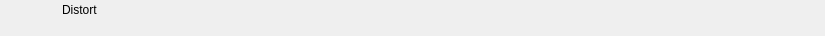
<?xml version="1.0" encoding="UTF-8"?>
<ui version="4.0">
 <class>RundownPerspectiveWidget</class>
 <widget class="QWidget" name="RundownPerspectiveWidget">
  <property name="geometry">
   <rect>
    <x>0</x>
    <y>0</y>
    <width>825</width>
    <height>36</height>
   </rect>
  </property>
  <layout class="QHBoxLayout" name="horizontalLayout">
   <property name="spacing">
    <number>0</number>
   </property>
   <property name="margin">
    <number>0</number>
   </property>
   <item>
    <widget class="QFrame" name="frameItem">
     <property name="sizePolicy">
      <sizepolicy hsizetype="Preferred" vsizetype="Fixed">
       <horstretch>0</horstretch>
       <verstretch>0</verstretch>
      </sizepolicy>
     </property>
     <property name="minimumSize">
      <size>
       <width>0</width>
       <height>36</height>
      </size>
     </property>
     <widget class="QLabel" name="labelIcon">
      <property name="geometry">
       <rect>
        <x>22</x>
        <y>2</y>
        <width>32</width>
        <height>32</height>
       </rect>
      </property>
      <property name="text">
       <string/>
      </property>
      <property name="pixmap">
       <pixmap resource="../Widgets.qrc">:/Graphics/Images/Perspective.png</pixmap>
      </property>
      <property name="scaledContents">
       <bool>true</bool>
      </property>
     </widget>
     <widget class="QLabel" name="labelChannel">
      <property name="geometry">
       <rect>
        <x>0</x>
        <y>0</y>
        <width>0</width>
        <height>0</height>
       </rect>
      </property>
      <property name="text">
       <string></string>
      </property>
     </widget>
     <widget class="QLabel" name="labelLabel">
      <property name="geometry">
       <rect>
        <x>62</x>
        <y>2</y>
        <width>5000</width>
        <height>16</height>
       </rect>
      </property>
      <property name="text">
       <string>Distort</string>
      </property>
     </widget>
     <widget class="QLabel" name="labelVideolayer">
      <property name="geometry">
       <rect>
        <x>140</x>
        <y>19</y>
        <width>40</width>
        <height>16</height>
       </rect>
      </property>
      <property name="text">
       <string></string>
      </property>
     </widget>
     <widget class="QLabel" name="labelColor">
      <property name="geometry">
       <rect>
        <x>0</x>
        <y>0</y>
        <width>18</width>
        <height>36</height>
       </rect>
      </property>
      <property name="text">
       <string/>
      </property>
     </widget>
     <widget class="QLabel" name="labelGroupColor">
      <property name="geometry">
       <rect>
        <x>0</x>
        <y>0</y>
        <width>6</width>
        <height>36</height>
       </rect>
      </property>
      <property name="text">
       <string/>
      </property>
     </widget>
     <widget class="QLabel" name="labelDevice">
      <property name="geometry">
       <rect>
        <x>62</x>
        <y>19</y>
        <width>75</width>
        <height>16</height>
       </rect>
      </property>
      <property name="text">
       <string></string>
      </property>
     </widget>
     <widget class="QLabel" name="labelDelay">
      <property name="geometry">
       <rect>
        <x>185</x>
        <y>19</y>
        <width>55</width>
        <height>16</height>
       </rect>
      </property>
      <property name="text">
       <string></string>
      </property>
     </widget>
     <widget class="QLabel" name="labelRemoteTriggerId">
      <property name="geometry">
       <rect>
        <x>245</x>
        <y>19</y>
        <width>70</width>
        <height>16</height>
       </rect>
      </property>
      <property name="text">
       <string></string>
      </property>
     </widget>
    </widget>
   </item>
   <item>
    <widget class="QFrame" name="frameStatus">
     <property name="minimumSize">
      <size>
       <width>77</width>
       <height>0</height>
      </size>
     </property>
     <property name="maximumSize">
      <size>
       <width>77</width>
       <height>16777215</height>
      </size>
     </property>
     <widget class="QLabel" name="labelGpiConnected">
      <property name="geometry">
       <rect>
        <x>1</x>
        <y>2</y>
        <width>32</width>
        <height>32</height>
       </rect>
      </property>
      <property name="minimumSize">
       <size>
        <width>32</width>
        <height>32</height>
       </size>
      </property>
      <property name="maximumSize">
       <size>
        <width>32</width>
        <height>32</height>
       </size>
      </property>
      <property name="lineWidth">
       <number>0</number>
      </property>
      <property name="text">
       <string/>
      </property>
      <property name="pixmap">
       <pixmap resource="../Widgets.qrc">:/Graphics/Images/GpiConnected.png</pixmap>
      </property>
      <property name="scaledContents">
       <bool>true</bool>
      </property>
     </widget>
     <widget class="QLabel" name="labelDisconnected">
      <property name="geometry">
       <rect>
        <x>32</x>
        <y>2</y>
        <width>32</width>
        <height>32</height>
       </rect>
      </property>
      <property name="minimumSize">
       <size>
        <width>32</width>
        <height>32</height>
       </size>
      </property>
      <property name="maximumSize">
       <size>
        <width>32</width>
        <height>32</height>
       </size>
      </property>
      <property name="text">
       <string/>
      </property>
      <property name="pixmap">
       <pixmap resource="../Widgets.qrc">:/Graphics/Images/Disconnected.png</pixmap>
      </property>
      <property name="scaledContents">
       <bool>true</bool>
      </property>
     </widget>
     <widget class="QLabel" name="labelActiveColor">
      <property name="geometry">
       <rect>
        <x>69</x>
        <y>0</y>
        <width>8</width>
        <height>36</height>
       </rect>
      </property>
      <property name="minimumSize">
       <size>
        <width>8</width>
        <height>36</height>
       </size>
      </property>
      <property name="maximumSize">
       <size>
        <width>8</width>
        <height>36</height>
       </size>
      </property>
      <property name="text">
       <string/>
      </property>
     </widget>
    </widget>
   </item>
  </layout>
 </widget>
 <resources>
  <include location="../Widgets.qrc"/>
 </resources>
 <connections/>
 <slots>
  <slot>addToCombo()</slot>
 </slots>
</ui>
